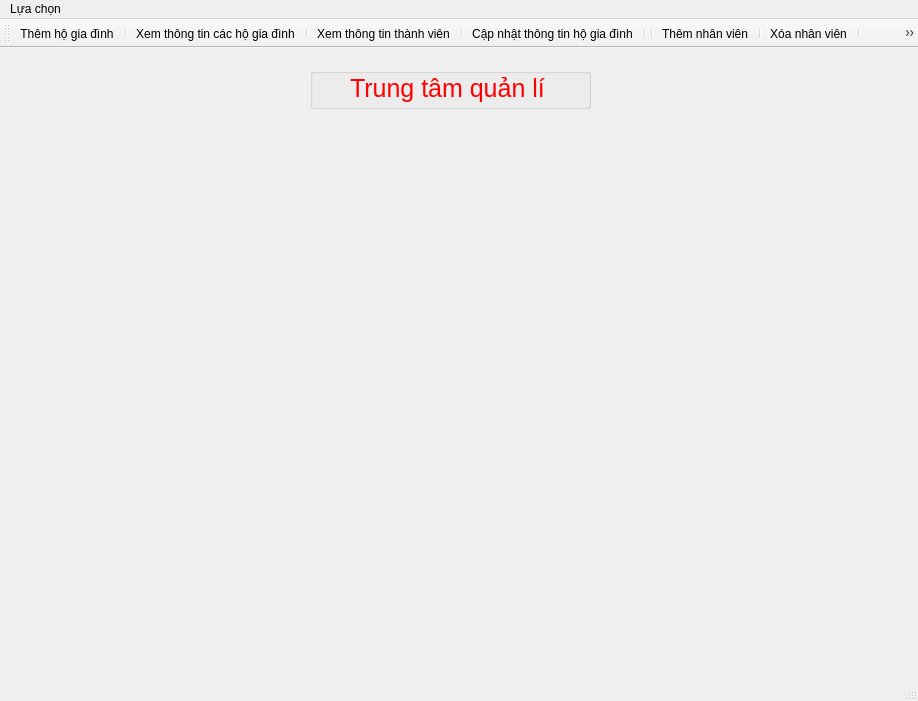
<?xml version="1.0" encoding="UTF-8"?>
<ui version="4.0">
 <class>management</class>
 <widget class="QMainWindow" name="management">
  <property name="geometry">
   <rect>
    <x>0</x>
    <y>0</y>
    <width>918</width>
    <height>701</height>
   </rect>
  </property>
  <property name="windowTitle">
   <string>MainWindow</string>
  </property>
  <widget class="QWidget" name="centralwidget">
   <widget class="QGroupBox" name="groupBox">
    <property name="geometry">
     <rect>
      <x>310</x>
      <y>20</y>
      <width>281</width>
      <height>41</height>
     </rect>
    </property>
    <property name="title">
     <string/>
    </property>
    <widget class="QLabel" name="label">
     <property name="geometry">
      <rect>
       <x>40</x>
       <y>0</y>
       <width>241</width>
       <height>41</height>
      </rect>
     </property>
     <property name="font">
      <font>
       <pointsize>19</pointsize>
      </font>
     </property>
     <property name="text">
      <string>&lt;font color = red&gt;Trung tâm quản lí &lt;font&gt;</string>
     </property>
    </widget>
   </widget>
   <widget class="QLabel" name="label_Time">
    <property name="geometry">
     <rect>
      <x>380</x>
      <y>0</y>
      <width>141</width>
      <height>21</height>
     </rect>
    </property>
    <property name="font">
     <font>
      <pointsize>12</pointsize>
     </font>
    </property>
    <property name="text">
     <string/>
    </property>
   </widget>
   <widget class="QLabel" name="label_2">
    <property name="geometry">
     <rect>
      <x>10</x>
      <y>70</y>
      <width>901</width>
      <height>551</height>
     </rect>
    </property>
    <property name="text">
     <string/>
    </property>
    <property name="pixmap">
     <pixmap resource="resource.qrc">:/other/other_image/Vinhome_nhanvien.jpg</pixmap>
    </property>
    <property name="scaledContents">
     <bool>true</bool>
    </property>
   </widget>
  </widget>
  <widget class="QMenuBar" name="menubar">
   <property name="geometry">
    <rect>
     <x>0</x>
     <y>0</y>
     <width>918</width>
     <height>22</height>
    </rect>
   </property>
   <widget class="QMenu" name="menuL_a_ch_n">
    <property name="title">
     <string>Lựa chọn</string>
    </property>
    <widget class="QMenu" name="menuH_gia_nh">
     <property name="title">
      <string>Hộ gia đình</string>
     </property>
     <property name="icon">
      <iconset resource="resource.qrc">
       <normaloff>:/image_no_color/icon_no_color/home.svg</normaloff>:/image_no_color/icon_no_color/home.svg</iconset>
     </property>
     <addaction name="actionTh_m_h_gia_nh"/>
     <addaction name="separator"/>
     <addaction name="actionXem_th_ng_tin_c_c_h_gia_nh"/>
     <addaction name="separator"/>
     <addaction name="actionXem_th_ng_tin_th_nh_vi_n"/>
     <addaction name="separator"/>
     <addaction name="actionC_p_nh_t_th_ng_tin_h_gia_nh"/>
     <addaction name="separator"/>
     <addaction name="actionD_li_u_d_ch_v_c_ng_k"/>
     <addaction name="separator"/>
     <addaction name="actionD_li_u_t_ng_d_ch_v_h_gia_nh"/>
    </widget>
    <widget class="QMenu" name="menuNh_n_vi_n">
     <property name="title">
      <string>Nhân viên</string>
     </property>
     <property name="icon">
      <iconset resource="resource.qrc">
       <normaloff>:/image_no_color/icon_no_color/android.svg</normaloff>:/image_no_color/icon_no_color/android.svg</iconset>
     </property>
     <addaction name="actionTh_m_nh_n_vi_n"/>
     <addaction name="separator"/>
     <addaction name="actionX_a_nh_n_vi_n"/>
     <addaction name="separator"/>
     <addaction name="actionXem_th_ng_tin_to_n_b_nh_n_vi_n"/>
     <addaction name="separator"/>
    </widget>
    <widget class="QMenu" name="menuD_ch_v">
     <property name="title">
      <string>Dịch vụ</string>
     </property>
     <property name="icon">
      <iconset resource="resource.qrc">
       <normaloff>:/image_no_color/icon_no_color/briefcase.svg</normaloff>:/image_no_color/icon_no_color/briefcase.svg</iconset>
     </property>
     <addaction name="actionTh_m_d_ch_v"/>
     <addaction name="separator"/>
     <addaction name="actionXem_th_ng_tin_c_c_d_ch_v"/>
     <addaction name="separator"/>
     <addaction name="actionC_p_nh_t_d_ch_v"/>
     <addaction name="separator"/>
    </widget>
    <addaction name="menuH_gia_nh"/>
    <addaction name="separator"/>
    <addaction name="menuNh_n_vi_n"/>
    <addaction name="separator"/>
    <addaction name="menuD_ch_v"/>
    <addaction name="separator"/>
    <addaction name="action_ng_xu_t"/>
    <addaction name="separator"/>
   </widget>
   <addaction name="menuL_a_ch_n"/>
  </widget>
  <widget class="QStatusBar" name="statusbar"/>
  <widget class="QToolBar" name="toolBar">
   <property name="windowTitle">
    <string>toolBar</string>
   </property>
   <attribute name="toolBarArea">
    <enum>TopToolBarArea</enum>
   </attribute>
   <attribute name="toolBarBreak">
    <bool>false</bool>
   </attribute>
   <addaction name="actionTh_m_h_gia_nh"/>
   <addaction name="separator"/>
   <addaction name="actionXem_th_ng_tin_c_c_h_gia_nh"/>
   <addaction name="separator"/>
   <addaction name="actionXem_th_ng_tin_th_nh_vi_n"/>
   <addaction name="separator"/>
   <addaction name="actionC_p_nh_t_th_ng_tin_h_gia_nh"/>
   <addaction name="separator"/>
   <addaction name="separator"/>
   <addaction name="actionTh_m_nh_n_vi_n"/>
   <addaction name="separator"/>
   <addaction name="actionX_a_nh_n_vi_n"/>
   <addaction name="separator"/>
   <addaction name="actionXem_th_ng_tin_to_n_b_nh_n_vi_n"/>
   <addaction name="separator"/>
   <addaction name="separator"/>
   <addaction name="actionTh_m_d_ch_v"/>
   <addaction name="separator"/>
   <addaction name="actionXem_th_ng_tin_c_c_d_ch_v"/>
   <addaction name="separator"/>
   <addaction name="actionC_p_nh_t_d_ch_v"/>
   <addaction name="separator"/>
   <addaction name="action_ng_xu_t"/>
  </widget>
  <action name="action_ng_xu_t">
   <property name="icon">
    <iconset resource="resource.qrc">
     <normaloff>:/image_no_color/icon_no_color/close.svg</normaloff>:/image_no_color/icon_no_color/close.svg</iconset>
   </property>
   <property name="text">
    <string>Đăng xuất</string>
   </property>
  </action>
  <action name="actionTh_m_h_gia_nh">
   <property name="icon">
    <iconset resource="resource.qrc">
     <normaloff>:/image_no_color/icon_no_color/id-badge.svg</normaloff>:/image_no_color/icon_no_color/id-badge.svg</iconset>
   </property>
   <property name="text">
    <string>Thêm hộ gia đình</string>
   </property>
  </action>
  <action name="actionXem_th_ng_tin_c_c_h_gia_nh">
   <property name="icon">
    <iconset resource="resource.qrc">
     <normaloff>:/image_no_color/icon_no_color/eye.svg</normaloff>:/image_no_color/icon_no_color/eye.svg</iconset>
   </property>
   <property name="text">
    <string>Xem thông tin các hộ gia đình</string>
   </property>
  </action>
  <action name="actionC_p_nh_t_th_ng_tin_h_gia_nh">
   <property name="icon">
    <iconset resource="resource.qrc">
     <normaloff>:/image_no_color/icon_no_color/stack-overflow.svg</normaloff>:/image_no_color/icon_no_color/stack-overflow.svg</iconset>
   </property>
   <property name="text">
    <string>Cập nhật thông tin hộ gia đình</string>
   </property>
  </action>
  <action name="actionTh_m_nh_n_vi_n">
   <property name="icon">
    <iconset resource="resource.qrc">
     <normaloff>:/image_no_color/icon_no_color/comments-smiley.svg</normaloff>:/image_no_color/icon_no_color/comments-smiley.svg</iconset>
   </property>
   <property name="text">
    <string>Thêm nhân viên</string>
   </property>
  </action>
  <action name="actionX_a_nh_n_vi_n">
   <property name="icon">
    <iconset resource="resource.qrc">
     <normaloff>:/image_no_color/icon_no_color/eraser.svg</normaloff>:/image_no_color/icon_no_color/eraser.svg</iconset>
   </property>
   <property name="text">
    <string>Xóa nhân viên</string>
   </property>
  </action>
  <action name="actionXem_th_ng_tin_to_n_b_nh_n_vi_n">
   <property name="icon">
    <iconset resource="resource.qrc">
     <normaloff>:/image_no_color/icon_no_color/server.svg</normaloff>:/image_no_color/icon_no_color/server.svg</iconset>
   </property>
   <property name="text">
    <string>Xem thông tin toàn bộ nhân viên</string>
   </property>
  </action>
  <action name="actionTh_m_d_ch_v">
   <property name="icon">
    <iconset resource="resource.qrc">
     <normaloff>:/image_no_color/icon_no_color/arrow-up.svg</normaloff>:/image_no_color/icon_no_color/arrow-up.svg</iconset>
   </property>
   <property name="text">
    <string>Thêm dịch vụ</string>
   </property>
  </action>
  <action name="actionXem_th_ng_tin_c_c_d_ch_v">
   <property name="icon">
    <iconset resource="resource.qrc">
     <normaloff>:/image_no_color/icon_no_color/layout-accordion-separated.svg</normaloff>:/image_no_color/icon_no_color/layout-accordion-separated.svg</iconset>
   </property>
   <property name="text">
    <string>Xem thông tin các dịch vụ</string>
   </property>
  </action>
  <action name="actionC_p_nh_t_d_ch_v">
   <property name="icon">
    <iconset resource="resource.qrc">
     <normaloff>:/image_no_color/icon_no_color/direction-alt.svg</normaloff>:/image_no_color/icon_no_color/direction-alt.svg</iconset>
   </property>
   <property name="text">
    <string>Xóa dịch vụ</string>
   </property>
  </action>
  <action name="actionXem_th_ng_tin_th_nh_vi_n">
   <property name="icon">
    <iconset resource="resource.qrc">
     <normaloff>:/image_no_color/icon_no_color/bar-chart.svg</normaloff>:/image_no_color/icon_no_color/bar-chart.svg</iconset>
   </property>
   <property name="text">
    <string>Xem thông tin thành viên</string>
   </property>
  </action>
  <action name="actionD_li_u_d_ch_v_c_ng_k">
   <property name="icon">
    <iconset resource="resource.qrc">
     <normaloff>:/image_no_color/icon_no_color/control-eject.svg</normaloff>:/image_no_color/icon_no_color/control-eject.svg</iconset>
   </property>
   <property name="text">
    <string>Dữ liệu dịch vụ được đăng kí</string>
   </property>
  </action>
  <action name="actionD_li_u_t_ng_d_ch_v_h_gia_nh">
   <property name="icon">
    <iconset resource="resource.qrc">
     <normaloff>:/image_no_color/icon_no_color/sharethis.svg</normaloff>:/image_no_color/icon_no_color/sharethis.svg</iconset>
   </property>
   <property name="text">
    <string>Dữ liệu tổng dịch vụ</string>
   </property>
  </action>
 </widget>
 <resources>
  <include location="resource.qrc"/>
 </resources>
 <connections/>
</ui>
